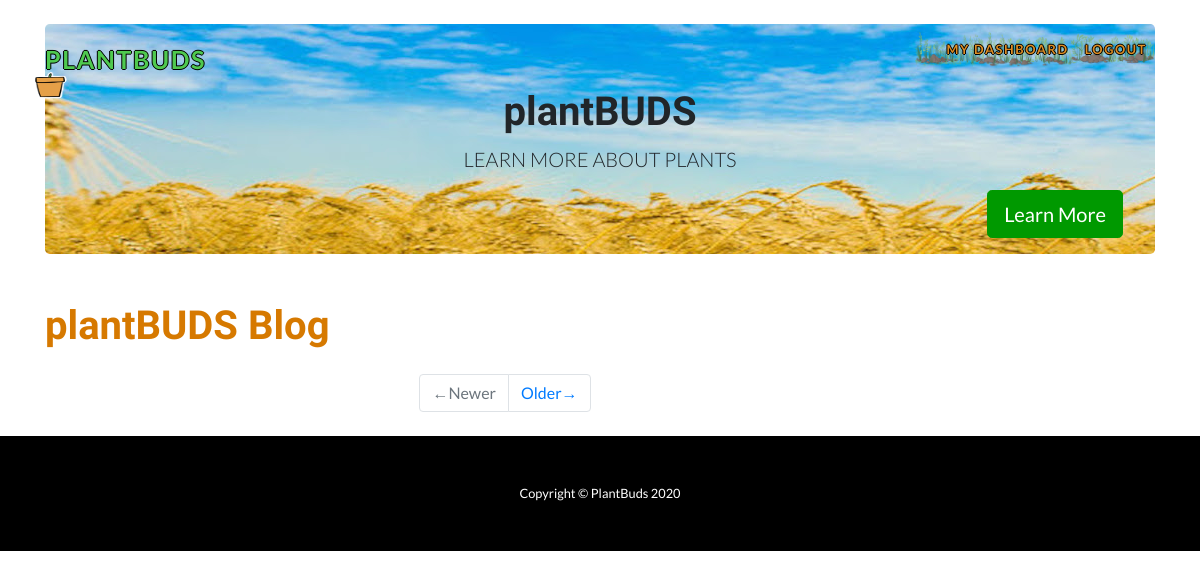
The app's page /, older data.
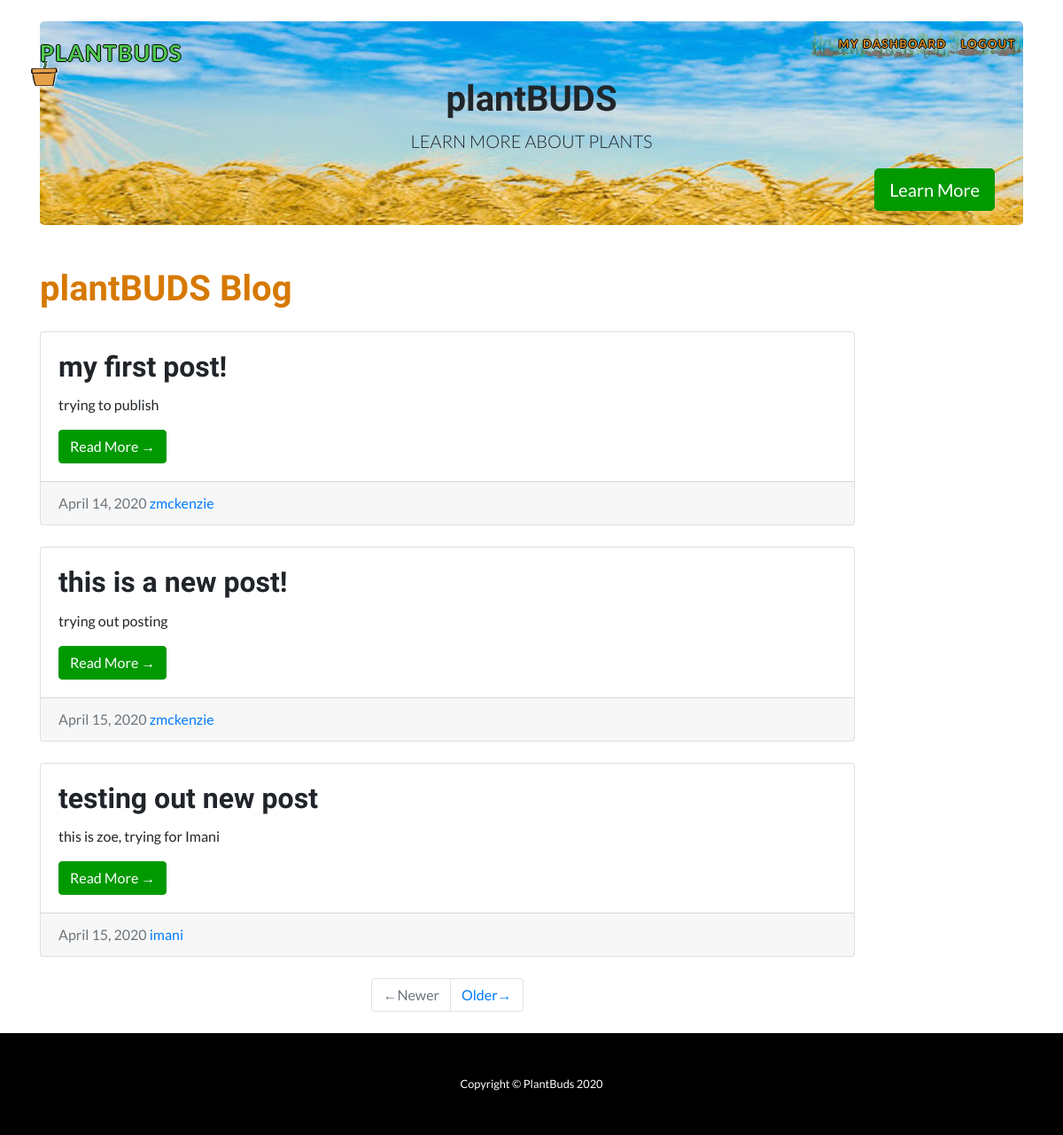
The same page, newer data.
### share/models.py (models this page shows, shortened)
class Publishing(models.Model):
    plantbuddy = models.ForeignKey(PlantBuddy, on_delete=models.CASCADE)
    title = models.CharField(max_length=50, null=False, blank=False, unique=False)
    description = models.TextField(max_length=100, null=False, blank=False, unique=False)
    subject = models.CharField(max_length=50, null=False, blank=False, unique=False)
    body = models.TextField(max_length=10000, unique=False)
    make_public = models.BooleanField(default=True)
    created = models.DateField(auto_now_add=True)
    updated = models.DateField(auto_now=True)     # everytime the obj is saved, new time is saved

class PlantBuddy(models.Model):
	farm_pro = models.BooleanField(default=False)  # the user is not a coder yet
	user = models.OneToOneField(User, on_delete=models.CASCADE)
	created = models.DateField(auto_now=True)   # maybe redundant, user model has date_joined
	updated = models.DateField(auto_now=True)

### share/views.py (the view)
# urls.py: path('', views.index, name='index'),
def index(request):
    if request.method == "GET":
        all_posts = Publishing.objects.all()   # all_posts is a list object [   ]
        return render(request, "share/index.html", {'all_posts':all_posts})

### share/templates/share/index.html
{% extends "share/base.html" %}
{% block content %}
  <div class="container">
    <div class="row">
      <div class="col-md-10">
        <h1 class="my-4" style="color: rgb(214, 121, 0);">plantBUDS Blog</h1>
{% for p in all_posts %}
        <div class="card mb-4">
          <div class="card-body">
            <h2 class="card-title">{{ p.title }}</h2>
            <p class="card-text">{{ p.description }}</p>
            <a href="{% url 'share:show_posts_index' p.id %}" class="btn btn-primary">Read More &rarr;</a>
          </div>
          <div class="card-footer text-muted">
            {{ p.created }}
            <a href="#">{{ p.plantbuddy.user.username }}</a>
          </div>
        </div>
{% endfor %}
        <ul class="pagination justify-content-center mb-4">
          <li class="page-item disabled">
            <a class="page-link" href="#">&larr;Newer </a>
          </li>
          <li class="page-item">
            <a class="page-link" href="#">Older&rarr; </a>
          </li>
        </ul>
      </div>
      </div>
    </div>
{% endblock %}

Row changes from the older to the newer data that the page shows:
added Publishing: title "my first post!", description "trying to publish", created "April 14, 2020", plantbuddy.user.username "zmckenzie"
added Publishing: title "this is a new post!", description "trying out posting", created "April 15, 2020", plantbuddy.user.username "zmckenzie"
added Publishing: title "testing out new post", description "this is zoe, trying for Imani", created "April 15, 2020", plantbuddy.user.username "imani"
